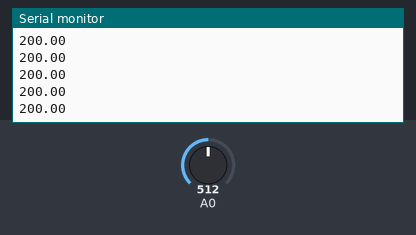
Simulated run of this sketch. Board: Arduino Uno, built with avr-gcc and run on an emulated ATmega328P. Shown: the last lines printed to the serial monitor. The inputs (shaded band) are chosen by the test bench; at power-on: A0 = 512.

Above: at 1.2 s.
1.3 s: A0 set to 716
At 1.31 s:
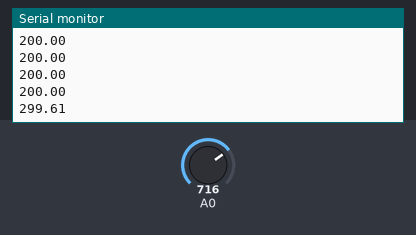
2.8 s: A0 set to 900
At 2.82 s:
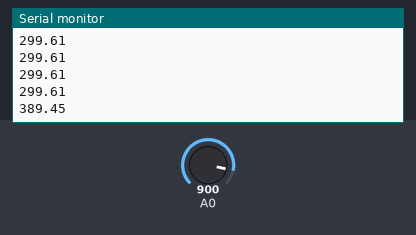
Timing chart, 0 to 5.8 s (numbered marks = the images above; inputs shaded):
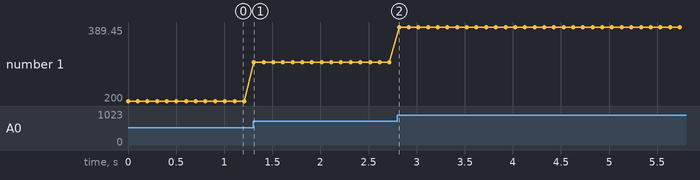

Measured:
- after the input at 1.3 s, the serial monitor: prints a new line at once (image 1)
- after the input at 2.8 s, the serial monitor: prints a new line at once (image 2)
- plotted number 1: 200 → 299.61 after the input at 1.3 s, 299.61 → 389.45 after the input at 2.8 s

The sketch:

temperature.ino
```cpp
// C++ code
//
void setup()
{
  Serial.begin(9600);

}

void loop()
{
  int value = analogRead(A0);
  float voltage = value * 5.0 / 1024.0;
  float temperature = voltage *100 - 50;
  Serial.println(temperature);
  delay(100);

}
```
